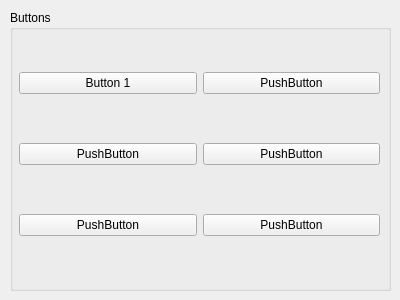
<?xml version="1.0" encoding="UTF-8"?>
<ui version="4.0">
 <class>Form</class>
 <widget class="QWidget" name="Form">
  <property name="geometry">
   <rect>
    <x>0</x>
    <y>0</y>
    <width>400</width>
    <height>300</height>
   </rect>
  </property>
  <property name="windowTitle">
   <string>Form</string>
  </property>
  <widget class="QGroupBox" name="groupBox">
   <property name="geometry">
    <rect>
     <x>10</x>
     <y>10</y>
     <width>381</width>
     <height>281</height>
    </rect>
   </property>
   <property name="title">
    <string>Buttons</string>
   </property>
   <widget class="QWidget" name="gridLayoutWidget">
    <property name="geometry">
     <rect>
      <x>9</x>
      <y>19</y>
      <width>361</width>
      <height>251</height>
     </rect>
    </property>
    <layout class="QGridLayout" name="gridLayout">
     <item row="0" column="0">
      <widget class="QPushButton" name="button1">
       <property name="text">
        <string>Button 1</string>
       </property>
      </widget>
     </item>
     <item row="1" column="0">
      <widget class="QPushButton" name="pushButton_2">
       <property name="text">
        <string>PushButton</string>
       </property>
      </widget>
     </item>
     <item row="2" column="0">
      <widget class="QPushButton" name="pushButton_3">
       <property name="text">
        <string>PushButton</string>
       </property>
      </widget>
     </item>
     <item row="1" column="1">
      <widget class="QPushButton" name="pushButton_4">
       <property name="text">
        <string>PushButton</string>
       </property>
      </widget>
     </item>
     <item row="0" column="1">
      <widget class="QPushButton" name="pushButton_5">
       <property name="text">
        <string>PushButton</string>
       </property>
      </widget>
     </item>
     <item row="2" column="1">
      <widget class="QPushButton" name="pushButton_6">
       <property name="text">
        <string>PushButton</string>
       </property>
      </widget>
     </item>
    </layout>
   </widget>
  </widget>
 </widget>
 <resources/>
 <connections/>
</ui>
